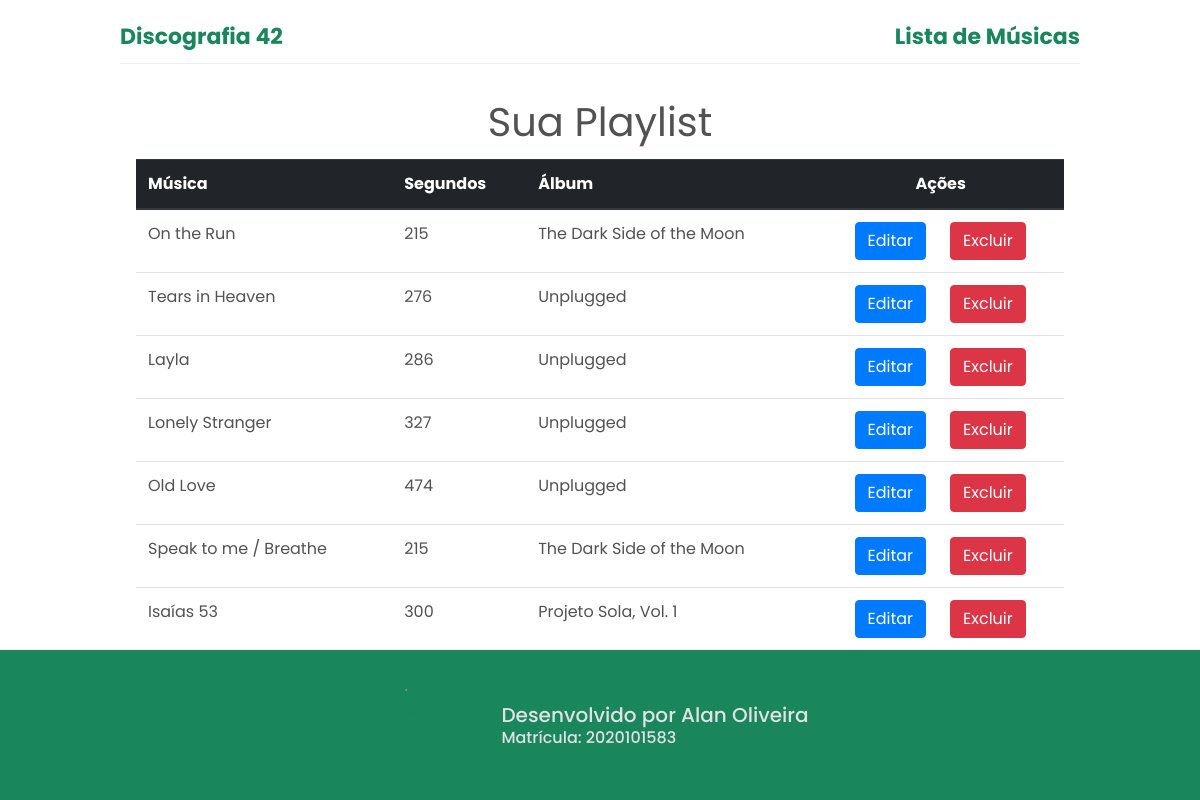
The app's page /disco/musica-list/ with its own data.
### disco/models.py (models this page shows, shortened)
class Musica(models.Model):
    titulo = models.CharField('Nome', max_length=100)
    segundos = models.IntegerField('Segundos', default=0)
    album = models.ForeignKey(Album, on_delete=models.PROTECT, verbose_name='Álbum')
    class Meta:
        verbose_name = 'Música'
        verbose_name_plural = 'Músicas'

class Album(models.Model):
    titulo = models.CharField('Título', max_length=100)
    banda = models.ForeignKey(Banda, on_delete=models.PROTECT, verbose_name='Banda')
    data = models.DateField('Data')
    class Meta:
        verbose_name = 'Álbum'
        verbose_name_plural = 'Álbuns'

### disco/views.py (the view)
# urls.py: path('musica-list/', getAllMusics, name='musicas'),
def getAllMusics(request):
    musicas = Musica.objects.all()
    albuns = Album.objects.all()
    template_name = "music_list.html"
    context = {
        "musicas": musicas,
        "albuns": albuns
    }
    return render(request, template_name, context)

### disco/templates/music_list.html (shortened to what this page needs)
{% extends 'base.html' %}
{% load static %}
{% block style %}
<link rel="stylesheet" href="{% static 'css/disco/music_list.css' %}">
{% endblock %}
{% block content %}
<div class="container modal-body">
    <h1 class="title">Sua Playlist</h1>
    <table class="table">
        <thead class="thead-dark">
            <tr>
                <th scope="col">Música</th>
                <th scope="col">Segundos</th>
                <th scope="col">Álbum</th>
                <th colspan="2" scope="col">Ações</th>
            </tr>
        </thead>
        <tbody>
            {% for music in musicas %}
            <tr>
                <td>{{music.titulo}}</td>
                <td>{{music.segundos}}</td>
                {% for album in albuns %}
                {% if music.album_id == album.id %}
                <td>{{album.titulo}}</td>
                {% endif %}
                {% endfor %}
                <td id="edit-music">
                    <a class="btn btn-primary" href="{% url 'disco:editar-musica' music.pk %}">Editar</a>
                </td>
                <td>
                    <a class="btn btn-danger" href="{% url 'disco:excluir-musica' music.pk %}"
                        onclick="alerta(event)">Excluir</a>
                </td>
            </tr>
            {% endfor %}
        </tbody>
    </table>
    <div id="new-music">
        <a class="btn btn-success" href="{% url 'disco:nova-musica' %}">Adicionar Música</a>
    </div>
</div>
{% endblock %}

### core/static/css/disco/music_list.css (style rules this page uses)
body > * { font-family: 'Poppins', sans-serif; }
h1.title { text-align: center; padding: 0.8rem }
#new-music { display: flex; justify-content: center; margin-top: 2rem }
th[colspan="2"] { text-align: center; }
#edit-music { text-align: right }

### core/static/css/style.css (style rules this page uses)
html { line-height: 1.15; }
a { color: #19865C; }
body { max-width: 960px; color: #525252; font-family: Roboto, sans-serif; margin: 0 auto; }
h1, h2, h3, h4, h5, p, ul { padding: 0; margin: 0; font-weight: 400; }
h1 { font-size: 1.375rem; max-width: 32rem; margin: 5px auto 0; }
h1.title { font-size: 2.5rem; font-family: 'Poppins', sans-serif !important; font-family: 700 }

### records on screen
Musica: titulo "On the Run", segundos "215"
Album: titulo "The Dark Side of the Moon"
Musica: titulo "Tears in Heaven", segundos "276"
Album: titulo "Unplugged"
Musica: titulo "Layla", segundos "286"
Musica: titulo "Lonely Stranger", segundos "327"
Musica: titulo "Old Love", segundos "474"
Musica: titulo "Speak to me / Breathe", segundos "215"
Musica: titulo "Isaías 53", segundos "300"
Album: titulo "Projeto Sola, Vol. 1"
